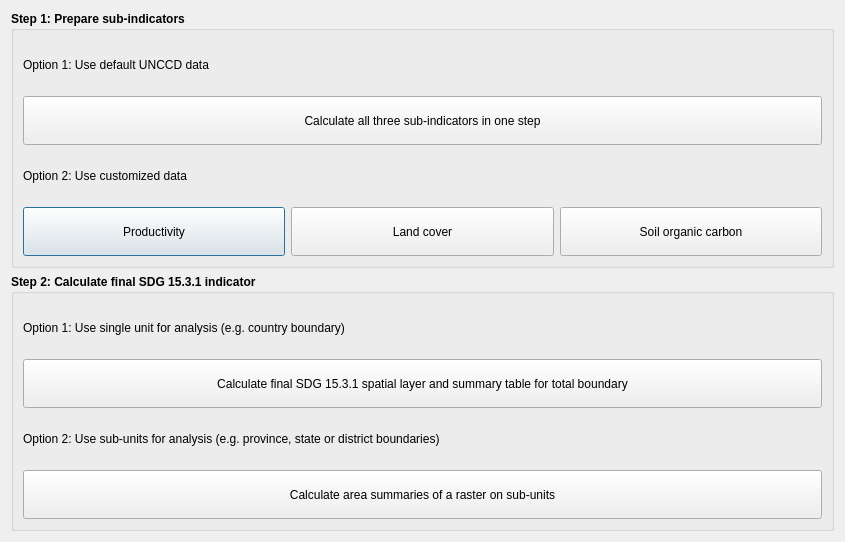
<?xml version="1.0" encoding="UTF-8"?>
<ui version="4.0">
 <class>DlgCalculateLD</class>
 <widget class="QDialog" name="DlgCalculateLD">
  <property name="windowModality">
   <enum>Qt::ApplicationModal</enum>
  </property>
  <property name="geometry">
   <rect>
    <x>0</x>
    <y>0</y>
    <width>845</width>
    <height>542</height>
   </rect>
  </property>
  <property name="sizePolicy">
   <sizepolicy hsizetype="Expanding" vsizetype="Expanding">
    <horstretch>0</horstretch>
    <verstretch>0</verstretch>
   </sizepolicy>
  </property>
  <property name="windowTitle">
   <string>Calculate Indicators</string>
  </property>
  <layout class="QVBoxLayout" name="verticalLayout_2">
   <item>
    <widget class="QGroupBox" name="groupBox">
     <property name="font">
      <font>
       <weight>75</weight>
       <bold>true</bold>
      </font>
     </property>
     <property name="title">
      <string>Step 1: Prepare sub-indicators</string>
     </property>
     <layout class="QGridLayout" name="gridLayout_2">
      <item row="4" column="1">
       <widget class="QPushButton" name="btn_prod">
        <property name="sizePolicy">
         <sizepolicy hsizetype="Minimum" vsizetype="Minimum">
          <horstretch>0</horstretch>
          <verstretch>0</verstretch>
         </sizepolicy>
        </property>
        <property name="minimumSize">
         <size>
          <width>0</width>
          <height>40</height>
         </size>
        </property>
        <property name="font">
         <font>
          <weight>50</weight>
          <bold>false</bold>
         </font>
        </property>
        <property name="text">
         <string>Productivity</string>
        </property>
       </widget>
      </item>
      <item row="4" column="2">
       <widget class="QPushButton" name="btn_lc">
        <property name="sizePolicy">
         <sizepolicy hsizetype="Minimum" vsizetype="Minimum">
          <horstretch>0</horstretch>
          <verstretch>0</verstretch>
         </sizepolicy>
        </property>
        <property name="minimumSize">
         <size>
          <width>0</width>
          <height>40</height>
         </size>
        </property>
        <property name="font">
         <font>
          <weight>50</weight>
          <bold>false</bold>
         </font>
        </property>
        <property name="text">
         <string>Land cover</string>
        </property>
       </widget>
      </item>
      <item row="2" column="1" colspan="3">
       <widget class="QPushButton" name="btn_sdg_onestep">
        <property name="sizePolicy">
         <sizepolicy hsizetype="Minimum" vsizetype="Minimum">
          <horstretch>0</horstretch>
          <verstretch>0</verstretch>
         </sizepolicy>
        </property>
        <property name="minimumSize">
         <size>
          <width>0</width>
          <height>40</height>
         </size>
        </property>
        <property name="font">
         <font>
          <weight>50</weight>
          <bold>false</bold>
         </font>
        </property>
        <property name="text">
         <string>Calculate all three sub-indicators in one step</string>
        </property>
       </widget>
      </item>
      <item row="1" column="1">
       <widget class="QLabel" name="label">
        <property name="font">
         <font>
          <weight>50</weight>
          <bold>false</bold>
         </font>
        </property>
        <property name="text">
         <string>Option 1: Use default UNCCD data</string>
        </property>
       </widget>
      </item>
      <item row="4" column="3">
       <widget class="QPushButton" name="btn_soc">
        <property name="sizePolicy">
         <sizepolicy hsizetype="Minimum" vsizetype="Minimum">
          <horstretch>0</horstretch>
          <verstretch>0</verstretch>
         </sizepolicy>
        </property>
        <property name="minimumSize">
         <size>
          <width>0</width>
          <height>40</height>
         </size>
        </property>
        <property name="font">
         <font>
          <weight>50</weight>
          <bold>false</bold>
         </font>
        </property>
        <property name="text">
         <string>Soil organic carbon</string>
        </property>
       </widget>
      </item>
      <item row="3" column="1" colspan="3">
       <widget class="QLabel" name="label_2">
        <property name="font">
         <font>
          <weight>50</weight>
          <bold>false</bold>
         </font>
        </property>
        <property name="text">
         <string>Option 2: Use customized data</string>
        </property>
       </widget>
      </item>
     </layout>
    </widget>
   </item>
   <item>
    <widget class="QGroupBox" name="groupBox_4">
     <property name="font">
      <font>
       <weight>75</weight>
       <bold>true</bold>
      </font>
     </property>
     <property name="title">
      <string>Step 2: Calculate final SDG 15.3.1 indicator</string>
     </property>
     <layout class="QVBoxLayout" name="verticalLayout">
      <item>
       <widget class="QLabel" name="label_4">
        <property name="font">
         <font>
          <weight>50</weight>
          <bold>false</bold>
         </font>
        </property>
        <property name="text">
         <string>Option 1: Use single unit for analysis (e.g. country boundary)</string>
        </property>
       </widget>
      </item>
      <item>
       <widget class="QPushButton" name="btn_summary_single_polygon">
        <property name="sizePolicy">
         <sizepolicy hsizetype="Minimum" vsizetype="Minimum">
          <horstretch>0</horstretch>
          <verstretch>0</verstretch>
         </sizepolicy>
        </property>
        <property name="minimumSize">
         <size>
          <width>0</width>
          <height>40</height>
         </size>
        </property>
        <property name="font">
         <font>
          <weight>50</weight>
          <bold>false</bold>
         </font>
        </property>
        <property name="text">
         <string>Calculate final SDG 15.3.1 spatial layer and summary table for total boundary</string>
        </property>
       </widget>
      </item>
      <item>
       <widget class="QLabel" name="label_3">
        <property name="font">
         <font>
          <weight>50</weight>
          <bold>false</bold>
         </font>
        </property>
        <property name="text">
         <string>Option 2: Use sub-units for analysis (e.g. province, state or district boundaries)</string>
        </property>
       </widget>
      </item>
      <item>
       <widget class="QPushButton" name="btn_summary_multi_polygons">
        <property name="sizePolicy">
         <sizepolicy hsizetype="Minimum" vsizetype="Minimum">
          <horstretch>0</horstretch>
          <verstretch>0</verstretch>
         </sizepolicy>
        </property>
        <property name="minimumSize">
         <size>
          <width>0</width>
          <height>40</height>
         </size>
        </property>
        <property name="font">
         <font>
          <weight>50</weight>
          <bold>false</bold>
         </font>
        </property>
        <property name="text">
         <string>Calculate area summaries of a raster on sub-units</string>
        </property>
       </widget>
      </item>
     </layout>
    </widget>
   </item>
  </layout>
 </widget>
 <resources/>
 <connections/>
</ui>
